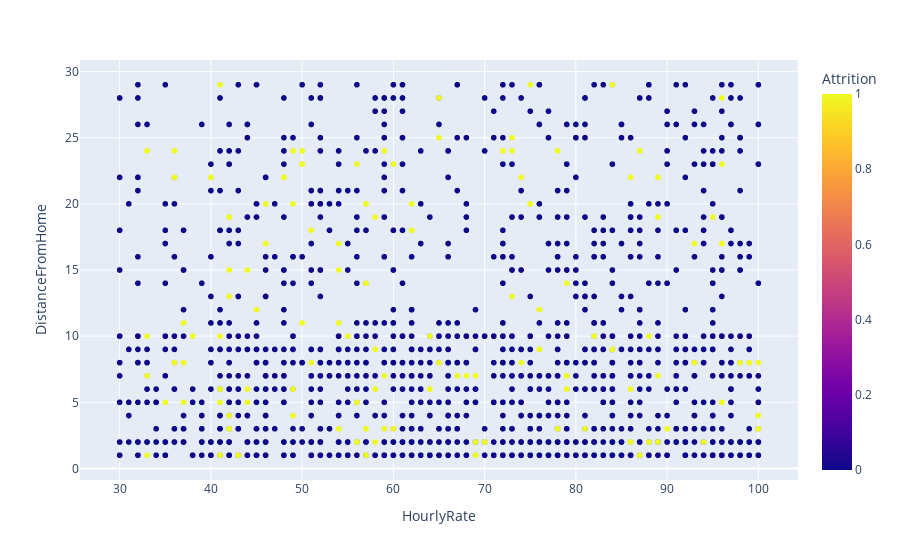

Write notebook code for a chart like this one.
### Code cell
multivarinent(data, 'HourlyRate', 'DistanceFromHome', graphType='Scatter')

### Figure 1 — Plotly figure (JSON) as saved in the notebook; plotly's stock layout.template omitted (floating-point values rounded to 4 significant figures; data arrays with more than 128 entries replaced by an {"elided": "..."} marker saying what was removed)
{"data": [{"hovertemplate": "HourlyRate=%{x}<br>DistanceFromHome=%{y}<br>Attrition=%{marker.color}<extra></extra>", "legendgroup": "", "marker": {"color": {"elided": "1677 int values"}, "coloraxis": "coloraxis", "symbol": "circle"}, "mode": "markers", "name": "", "showlegend": false, "type": "scattergl", "x": {"elided": "1677 int values"}, "xaxis": "x", "y": {"elided": "1677 int values"}, "yaxis": "y"}], "layout": {"coloraxis": {"colorbar": {"title": {"text": "Attrition"}}, "colorscale": [[0, "#0d0887"], [0.1111, "#46039f"], [0.2222, "#7201a8"], [0.3333, "#9c179e"], [0.4444, "#bd3786"], [0.5556, "#d8576b"], [0.6667, "#ed7953"], [0.7778, "#fb9f3a"], [0.8889, "#fdca26"], [1, "#f0f921"]]}, "legend": {"tracegroupgap": 0}, "margin": {"t": 60}, "xaxis": {"anchor": "y", "domain": [0, 1], "title": {"text": "HourlyRate"}}, "yaxis": {"anchor": "x", "domain": [0, 1], "title": {"text": "DistanceFromHome"}}}}
